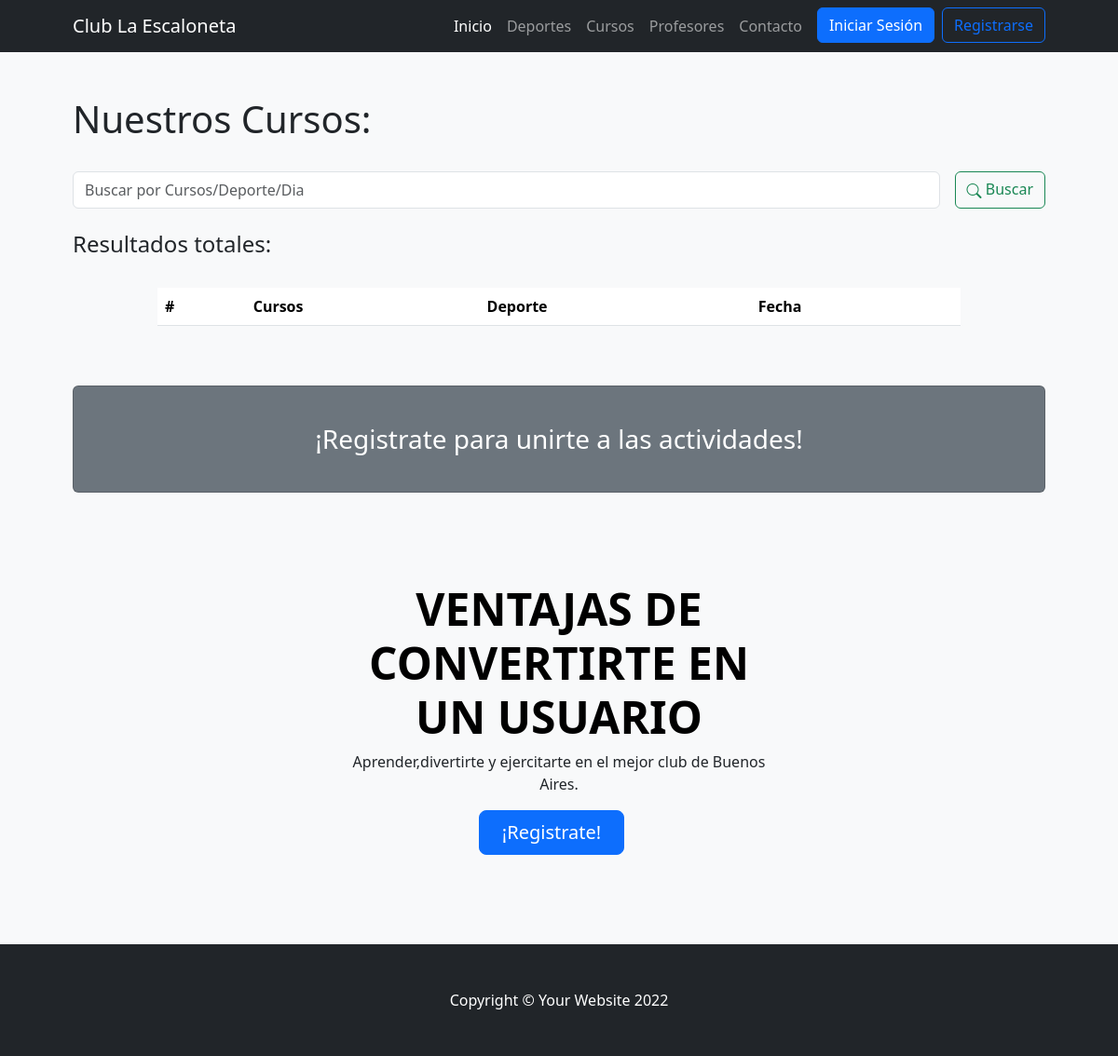
Before: /cursos/ with the older database file.
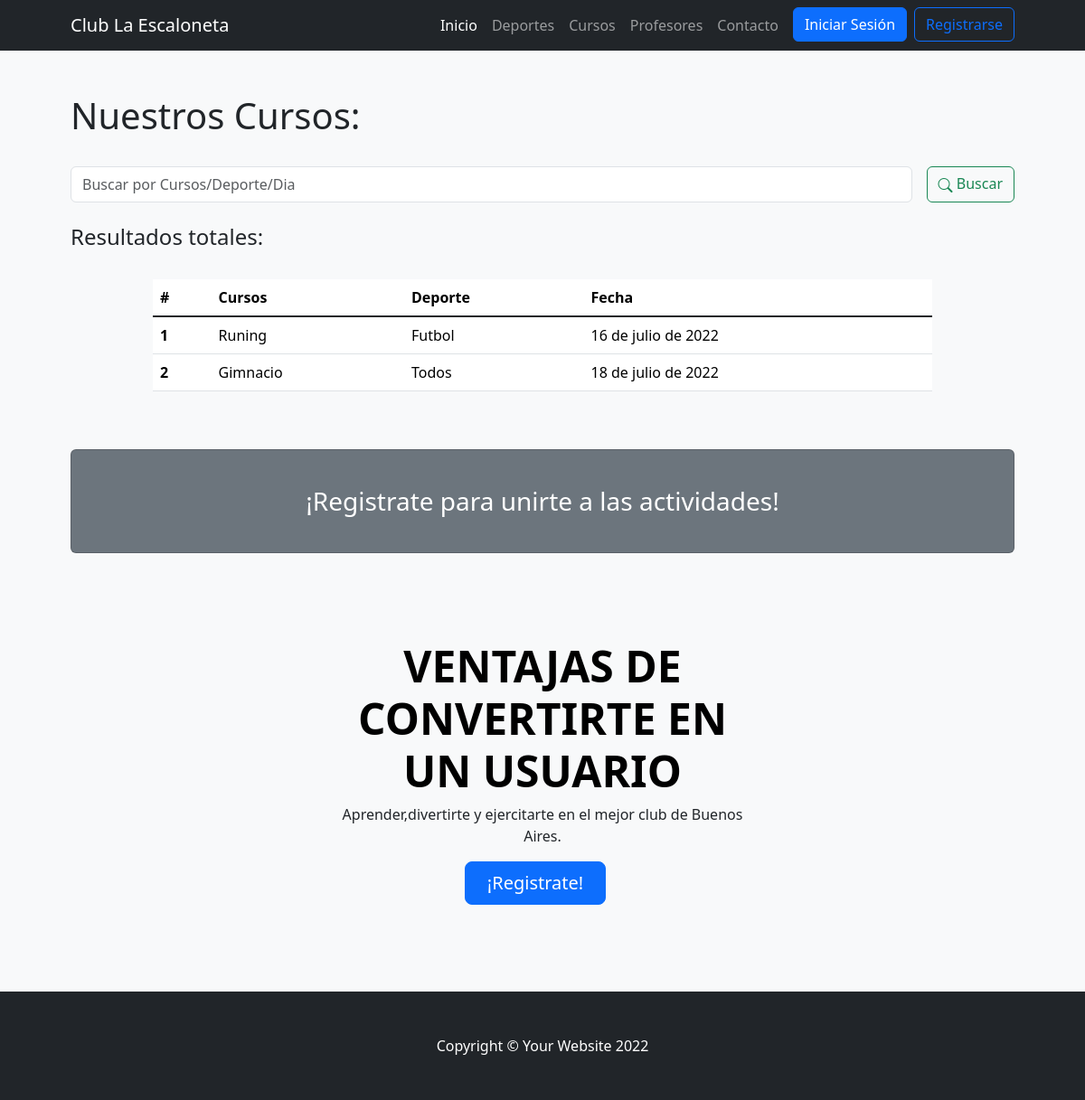
After: the same page with the newer database file.
### ClubAPP/models.py (models this page shows)
class Curso(models.Model):
    nombre = models.CharField(max_length=30)
    deporte = models.CharField(max_length=30)
    fecha = models.DateField(max_length=30)

### ClubAPP/views.py (the view)
# urls.py: path('cursos/', cursos, name="Cursos"),
def cursos(request):
    if request.method == "POST":
        search = request.POST["search"]
        if search != "":
            cursos = Curso.objects.filter( Q(nombre__icontains=search) | Q(deporte__icontains=search) | Q(fecha__icontains=search) ).values()
            return render(request,"cursos.html",{"cursos":cursos, "search":True, "busqueda":search})
    cursos = Curso.objects.all()
    return render(request,"cursos.html",{"cursos":cursos})

### ClubAPP/template/cursos.html (shortened to what this page needs)
{% extends 'base.html' %}
{% load static %}
{% block contenidoPagina %}
<section class="bg-light py-5">
    <div class="container px-5">
        <h1>Nuestros Cursos:</h1>
        <br>
        <div class="row gx-5 justify-content-center">
            <div class="col-lg-12">
                <form class="d-flex my-2 my-lg-0" action="" method="post">
                    <input class="flex-grow-0 form-control mr-sm-2" type="search" name="search" placeholder="Buscar por Cursos/Deporte/Dia" aria-label="Search">
                    <button class="btn btn-outline-success text-nowrap ms-3 my-2 my-sm-0" type="submit"> <i class="bi bi-search"></i> Buscar</button>
                </form>
            </div>
        </div>
        <br>
        <h4>Resultados
            {% if search %}
                para "{{busqueda}}":
            {% else %}
                totales:
            {% endif %}
        </h4>
        <br>
        <div class="row gx-5 justify-content-center">
            <div class="col-lg-10 table-responsive">
                <table class="table table-theme">
                    <thead>
                        <tr>
                            <th scope="col">#</th>
                            <th scope="col">Cursos</th>
                            <th scope="col">Deporte</th>
                            <th scope="col">Fecha</th>
                        </tr>
                    </thead>
                    <tbody>
                        {% for curso in cursos %}
                            <tr>
                                <th scope="row">{{forloop.counter}}</th>
                                <td>{{curso.nombre}}</td>
                                <td>{{curso.deporte}}</td>
                                <td>{{curso.fecha}}</td>
                            </tr>
                        {% endfor %}
                    </tbody>
                </table>
            </div>
        </div>
        <div>
            {% if not user.is_authenticated %}
                <div class="card text-white bg-secondary my-5 py-4 text-center">
                    <div class="card-body"><h3 class="text-white m-0">¡Registrate para unirte a las actividades!</h3></div>
                </div>
                <div class="container px-5">
                    <div class="row gx-5 justify-content-center">
                        <div class="col-lg-6">
                            <div class="text-center my-5">
                                <h1 class="display-5 fw-bolder text-black mb-2">VENTAJAS DE CONVERTIRTE EN UN USUARIO</h1>
                                <p>Aprender,divertirte y ejercitarte en el mejor club de Buenos Aires.</p>
                                <div class="d-grid gap-3 d-sm-flex justify-content-sm-center">
                                    <a class="btn btn-primary btn-lg px-4 me-sm-3" href="{% url 'Registro' %}">¡Registrate!</a>
                                </div>
                            </div>
                        </div>
                    </div>
                </div>
            {% endif %}
        </div>
    </div>
</section>
{% endblock %}

### ClubAPP/template/base.html (shortened to what this page needs)
{% load static %}
<!DOCTYPE html>
<html lang="en">
    <head>
        <link rel="stylesheet" href="https://cdn.jsdelivr.net/npm/bootstrap-icons@1.8.3/font/bootstrap-icons.css">
        <link href="{% static 'css/styles.css' %}" rel="stylesheet" />
        <link href="../assets/dist/css/bootstrap.min.css" rel="stylesheet">
  </head>
    </head>
    <body>
        <nav class="navbar navbar-expand-lg navbar-dark bg-dark">
            <div class="container px-5">
                <a class="navbar-brand" href="{% url 'Inicio' %}">Club La Escaloneta</a>
                <div class="collapse navbar-collapse" id="navbarSupportedContent">
                    <ul class="navbar-nav ms-auto mb-2 mb-lg-0">
                        <li class="nav-item"><a class="nav-link active" aria-current="page" href="{% url 'Inicio' %}">Inicio</a></li>
                        <li class="nav-item"><a class="nav-link" href="{% url 'Deportes' %}">Deportes</a></li>
                        <li class="nav-item"><a class="nav-link" href="{% url 'Cursos' %}">Cursos</a></li>
                        <li class="nav-item"><a class="nav-link" href="{% url 'Profesores' %}">Profesores</a></li>
                        <li class="nav-item"><a class="nav-link" href="{% url 'Contacto' %}">Contacto</a></li>
                        {% if user.is_authenticated %}
                            <li class="nav-item"><p class="text-light my-2 mx-2"> <i class="bi bi-person-circle"></i> Hola, <b>{{user.username}}</b>!</p></li>
                            <li class="nav-item"><a class="btn btn-primary" href="{% url 'Salida' %}">Cerrar Sesión</a></li>
                        {% else %}
                            <li class="nav-item"><a class="btn btn-primary mx-2" href="{% url 'Entrada' %}">Iniciar Sesión</a></li>
                            <li class="nav-item"><a class="btn btn-outline-primary" href="{% url 'Registro' %}">Registrarse</a></li>
                        {% endif %}
                    </ul>
                </div>
            </div>
        </nav>
        {% block contenidoPagina %}
        {% endblock %}
        <footer class="py-5 bg-dark">
            <div class="container px-4 px-lg-5"><p class="m-0 text-center text-white">Copyright &copy; Your Website 2022</p></div>
        </footer>
    </body>
</html>

### ClubAPP/template/base.html (style rules this page uses)
.bi { vertical-align: -.125em; fill: currentColor; }

Changed rows visible on the page:
added Curso: nombre "Runing", deporte "Futbol", fecha "16 de julio de 2022"
added Curso: nombre "Gimnacio", deporte "Todos", fecha "18 de julio de 2022"
